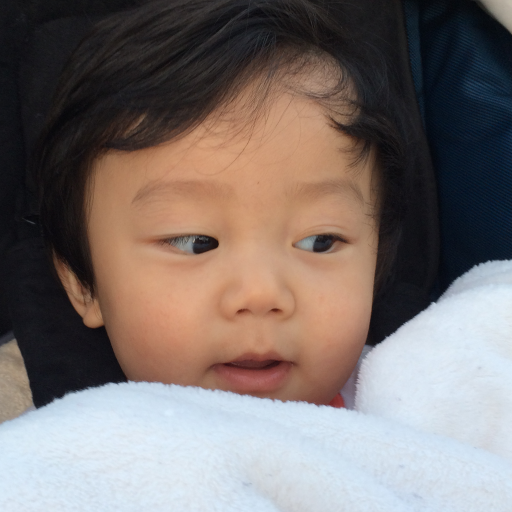
#> input picture 2°Modulo/Projeto-Faces/dados/foto.png, 1024 x 1024 px (shown at 1/2 size)
$ python -i banco.py   (imports and definitions only)
#> lines starting #> are read from the running program, lines starting #| are printed output that depends on the picture
#> further down, picture is the input picture: shape (1024, 1024, 3); mean B, G, R 110.6, 113.7, 124.2
import mysql.connector
import cv2
import numpy as np

def alinhar_face(image):
    gray = cv2.cvtColor(image, cv2.COLOR_BGR2GRAY)
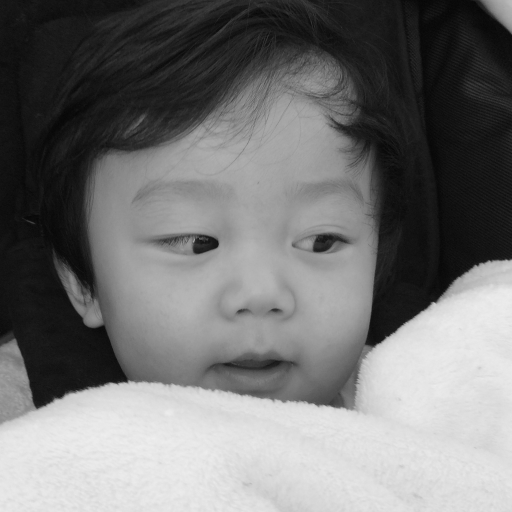
#> gray: shape (1024, 1024) (shown at 1/2 size); min 4, max 240, mean 116.5
    face_cascade = cv2.CascadeClassifier(cv2.data.haarcascades + 'haarcascade_frontalface_default.xml')
    faces = face_cascade.detectMultiScale(gray, scaleFactor=1.1, minNeighbors=5, minSize=(30, 30))
#> faces = [[160, 211, 665, 665]]
    if len(faces) == 0:
        return None
    x, y, w, h = faces[0]
#> x = 160; y = 211; w = 665; h = 665
    center_x, center_y = x + w // 2, y + h // 2
#> center_x = 492; center_y = 543
    size = max(w, h)
#> size = 665
    aligned_face = gray[max(0, center_y - size // 2): center_y + size // 2, max(0, center_x - size // 2): center_x + size // 2]
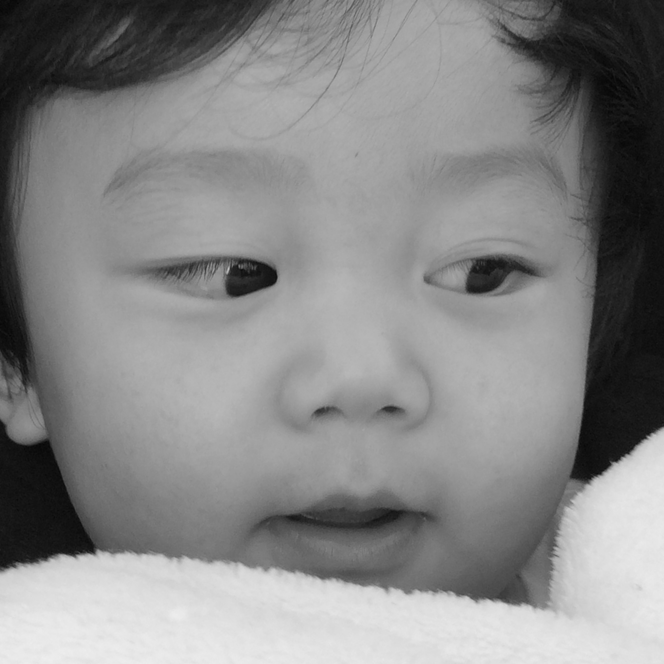
#> aligned_face: shape (664, 664); min 5, max 238, mean 135.1
    aligned_face = cv2.resize(aligned_face, (200, 200))  # Ajustar o tamanho para 200x200 pixels
#> aligned_face: shape (200, 200)
    return aligned_face

def carregar_ids_imagens():
    db_config = {
        'user': 'root',
        'password': '',
        'host': 'localhost',
        'database': 'reconhecimento',
    }

    conn = mysql.connector.connect(**db_config)
    cursor = conn.cursor()

    cursor.execute("SELECT pessoa_id, pessoa_imagem FROM faces")
    faces_data = cursor.fetchall()

    cursor.close()
    conn.close()

    return faces_data

>>> import cv2
>>> picture = cv2.imread('dados/foto.png')
>>> result = alinhar_face(picture)
